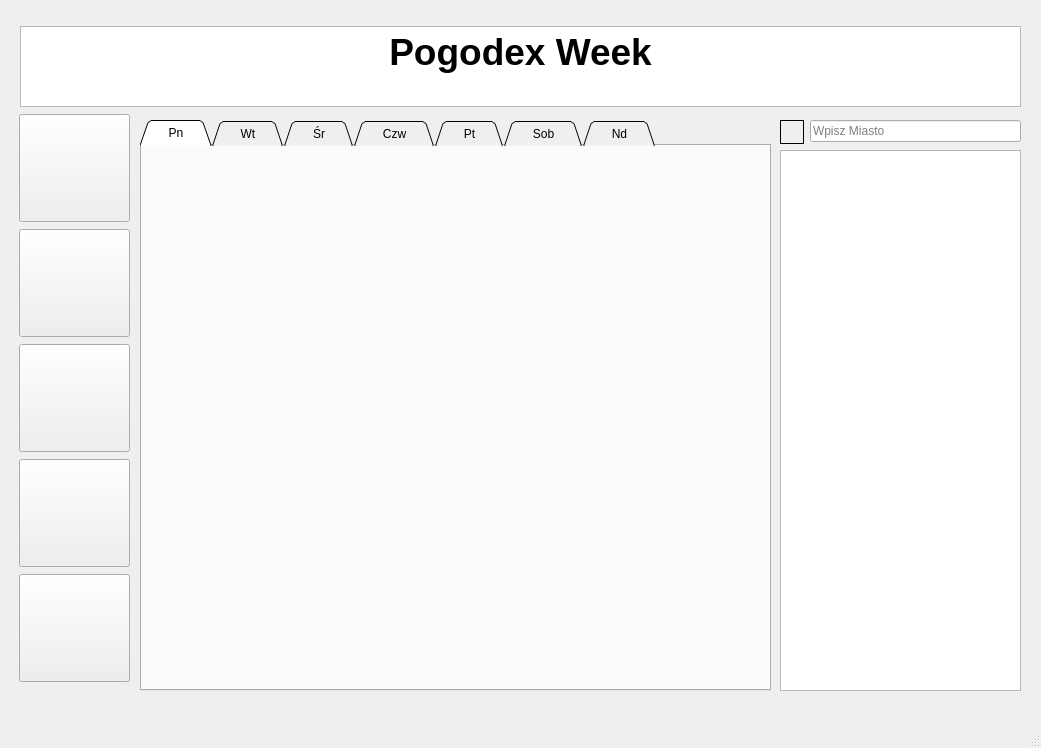
<?xml version="1.0" encoding="UTF-8"?>
<ui version="4.0">
 <class>MainWindow</class>
 <widget class="QMainWindow" name="MainWindow">
  <property name="geometry">
   <rect>
    <x>0</x>
    <y>0</y>
    <width>1041</width>
    <height>748</height>
   </rect>
  </property>
  <property name="minimumSize">
   <size>
    <width>1041</width>
    <height>748</height>
   </size>
  </property>
  <property name="maximumSize">
   <size>
    <width>1041</width>
    <height>748</height>
   </size>
  </property>
  <property name="windowTitle">
   <string>MainWindow</string>
  </property>
  <widget class="QWidget" name="centralwidget">
   <widget class="QWidget" name="verticalLayoutWidget">
    <property name="geometry">
     <rect>
      <x>20</x>
      <y>26</y>
      <width>1001</width>
      <height>81</height>
     </rect>
    </property>
    <layout class="QVBoxLayout" name="Banner">
     <item>
      <widget class="QTextBrowser" name="textBrowser">
       <property name="styleSheet">
        <string notr="true">width: 80%;
height: 26px;</string>
       </property>
       <property name="html">
        <string>&lt;!DOCTYPE HTML PUBLIC &quot;-//W3C//DTD HTML 4.0//EN&quot; &quot;http://www.w3.org/TR/REC-html40/strict.dtd&quot;&gt;
&lt;html&gt;&lt;head&gt;&lt;meta name=&quot;qrichtext&quot; content=&quot;1&quot; /&gt;&lt;meta charset=&quot;utf-8&quot; /&gt;&lt;style type=&quot;text/css&quot;&gt;
p, li { white-space: pre-wrap; }
hr { height: 1px; border-width: 0; }
li.unchecked::marker { content: &quot;\2610&quot;; }
li.checked::marker { content: &quot;\2612&quot;; }
&lt;/style&gt;&lt;/head&gt;&lt;body style=&quot; font-family:'Segoe UI'; font-size:9pt; font-weight:400; font-style:normal;&quot;&gt;
&lt;p align=&quot;center&quot; style=&quot; margin-top:0px; margin-bottom:0px; margin-left:0px; margin-right:0px; -qt-block-indent:0; text-indent:0px;&quot;&gt;&lt;span style=&quot; font-size:28pt; font-weight:700;&quot;&gt;Pogodex Week&lt;/span&gt;&lt;/p&gt;&lt;/body&gt;&lt;/html&gt;</string>
       </property>
      </widget>
     </item>
    </layout>
   </widget>
   <widget class="QWidget" name="verticalLayoutWidget_4">
    <property name="geometry">
     <rect>
      <x>19</x>
      <y>113</y>
      <width>111</width>
      <height>575</height>
     </rect>
    </property>
    <layout class="QVBoxLayout" name="Menu">
     <item>
      <widget class="QPushButton" name="ButtonPogodexTravel">
       <property name="styleSheet">
        <string notr="true">image: url(:/imgs/Grafiki/week.png);
width: 100px;
height: 100px;</string>
       </property>
       <property name="text">
        <string/>
       </property>
      </widget>
     </item>
     <item>
      <widget class="QPushButton" name="ButtonPogodexSail">
       <property name="styleSheet">
        <string notr="true">image: url(:/imgs/Grafiki/travel.png);
width: 100px;
height: 100px;</string>
       </property>
       <property name="text">
        <string/>
       </property>
      </widget>
     </item>
     <item>
      <widget class="QPushButton" name="ButtonPogodexSki">
       <property name="styleSheet">
        <string notr="true">image: url(:/imgs/Grafiki/safe.png);
width: 100px;
height: 100px;</string>
       </property>
       <property name="text">
        <string/>
       </property>
      </widget>
     </item>
     <item>
      <widget class="QPushButton" name="ButtonPogodexSafe">
       <property name="styleSheet">
        <string notr="true">image: url(:/imgs/Grafiki/sail.png);
width: 100px;
height: 100px;</string>
       </property>
       <property name="text">
        <string/>
       </property>
      </widget>
     </item>
     <item>
      <widget class="QPushButton" name="ButtonPogodexWeek">
       <property name="styleSheet">
        <string notr="true">image: url(:/imgs/Grafiki/ski.png);
width: 100px;
height: 100px;
</string>
       </property>
       <property name="text">
        <string/>
       </property>
      </widget>
     </item>
    </layout>
   </widget>
   <widget class="QWidget" name="formLayoutWidget">
    <property name="geometry">
     <rect>
      <x>780</x>
      <y>120</y>
      <width>241</width>
      <height>571</height>
     </rect>
    </property>
    <layout class="QFormLayout" name="formLayout">
     <item row="0" column="0">
      <widget class="QPushButton" name="ButtonSearch">
       <property name="styleSheet">
        <string notr="true">image: url(:/imgs/Grafiki/lupa.jpg);
width: 22px;
height: 22px;
border: 1px solid black;</string>
       </property>
       <property name="text">
        <string/>
       </property>
      </widget>
     </item>
     <item row="0" column="1">
      <widget class="QLineEdit" name="Miasto">
       <property name="accessibleDescription">
        <string/>
       </property>
       <property name="inputMask">
        <string/>
       </property>
       <property name="text">
        <string/>
       </property>
       <property name="placeholderText">
        <string>Wpisz Miasto</string>
       </property>
      </widget>
     </item>
     <item row="1" column="0" colspan="2">
      <widget class="QTextBrowser" name="dane"/>
     </item>
    </layout>
   </widget>
   <widget class="QTabWidget" name="cos">
    <property name="geometry">
     <rect>
      <x>140</x>
      <y>120</y>
      <width>631</width>
      <height>571</height>
     </rect>
    </property>
    <property name="toolTip">
     <string>&lt;html&gt;&lt;head/&gt;&lt;body&gt;&lt;p&gt;Pn&lt;/p&gt;&lt;/body&gt;&lt;/html&gt;</string>
    </property>
    <property name="tabShape">
     <enum>QTabWidget::Triangular</enum>
    </property>
    <property name="currentIndex">
     <number>0</number>
    </property>
    <widget class="QWidget" name="Pn">
     <property name="styleSheet">
      <string notr="true"/>
     </property>
     <attribute name="title">
      <string>     Pn     </string>
     </attribute>
    </widget>
    <widget class="QWidget" name="Wt">
     <property name="whatsThis">
      <string/>
     </property>
     <property name="accessibleName">
      <string/>
     </property>
     <attribute name="title">
      <string>     Wt     </string>
     </attribute>
    </widget>
    <widget class="QWidget" name="Sr">
     <attribute name="title">
      <string>     Śr     </string>
     </attribute>
    </widget>
    <widget class="QWidget" name="Czw">
     <attribute name="title">
      <string>     Czw     </string>
     </attribute>
    </widget>
    <widget class="QWidget" name="Pt">
     <attribute name="title">
      <string>     Pt     </string>
     </attribute>
    </widget>
    <widget class="QWidget" name="Sob">
     <attribute name="title">
      <string>     Sob     </string>
     </attribute>
    </widget>
    <widget class="QWidget" name="Nd">
     <attribute name="title">
      <string>     Nd     </string>
     </attribute>
    </widget>
   </widget>
  </widget>
  <widget class="QMenuBar" name="menubar">
   <property name="geometry">
    <rect>
     <x>0</x>
     <y>0</y>
     <width>1041</width>
     <height>26</height>
    </rect>
   </property>
  </widget>
  <widget class="QStatusBar" name="statusbar"/>
 </widget>
 <resources/>
 <connections/>
</ui>
